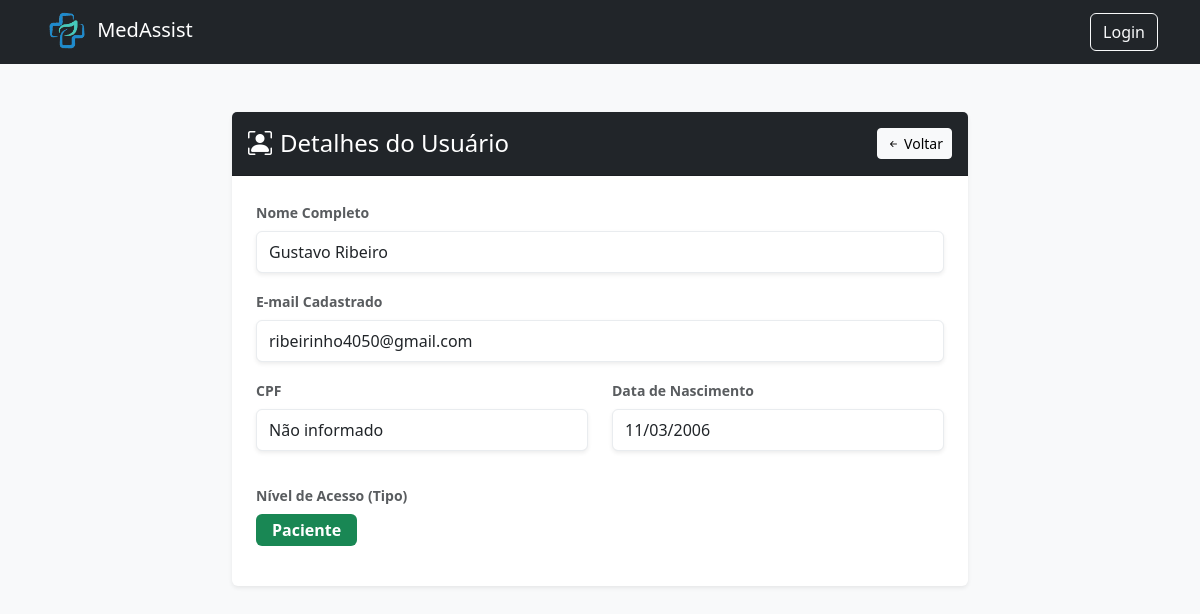
The page /view/usuario-view.php?id=11 on the database as committed earlier.
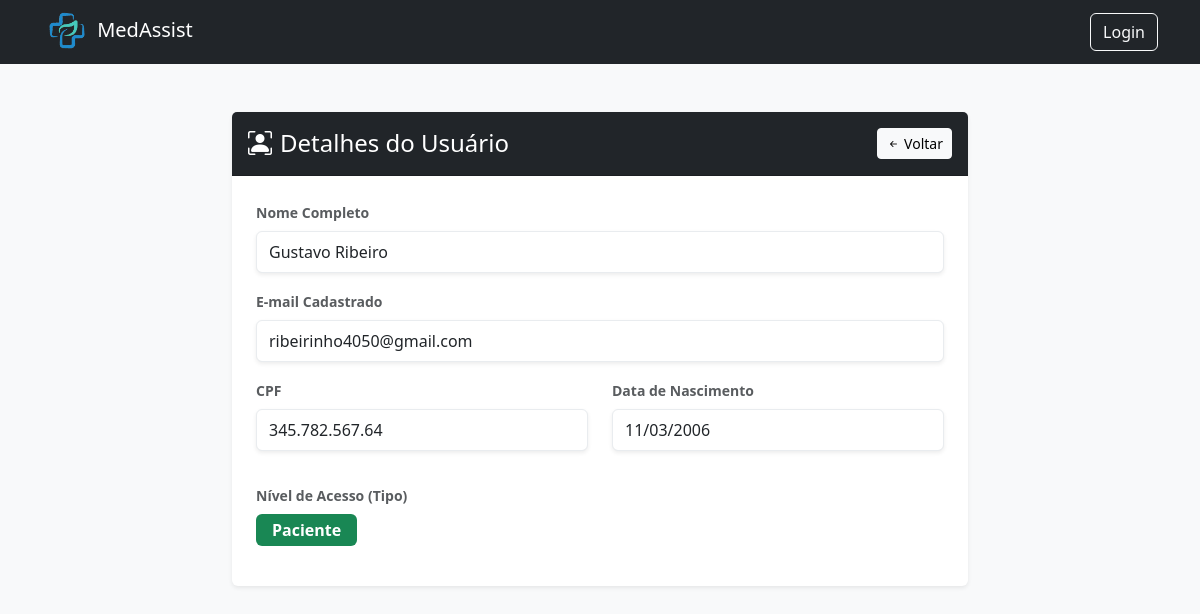
The same page on the database as committed later.
### tables this page shows
CREATE TABLE `usuarios` (
  `id` int(11) NOT NULL AUTO_INCREMENT,
  `cpf` varchar(14) DEFAULT NULL,
  `nome` varchar(100) NOT NULL,
  `email` varchar(100) DEFAULT NULL,
  `data_nascimento` date NOT NULL,
  `senha` varchar(255) DEFAULT NULL,
  `role` enum('admin','medico','enfermeiro','paciente') DEFAULT 'paciente' COMMENT 'Papéis de acesso ao sistema',
  `crm_registro` varchar(50) DEFAULT NULL COMMENT 'Registro CRM do Médico. Deve ser preenchido se o papel role for medico.',
  `coren_registro` varchar(50) DEFAULT NULL COMMENT 'Registro COREN do Enfermeiro/Técnico. Deve ser preenchido se o role for enfermeiro.',
  PRIMARY KEY (`id`),
  UNIQUE KEY `crm_registro` (`crm_registro`),
  UNIQUE KEY `coren_registro` (`coren_registro`),
  UNIQUE KEY `cpf` (`cpf`),
  UNIQUE KEY `cpf_2` (`cpf`),
  UNIQUE KEY `cpf_3` (`cpf`),
  UNIQUE KEY `cpf_4` (`cpf`)
);

### view/usuario-view.php (the view, shortened to what the changed rows need)
<?php
    require '../Model/conexao.php';
?>
<!doctype html>
<html lang="pt-br">
  <head>
    <link href="https://cdn.jsdelivr.net/npm/bootstrap@5.3.3/dist/css/bootstrap.min.css" rel="stylesheet">
    <link rel="stylesheet" href="https://cdn.jsdelivr.net/npm/bootstrap-icons@1.11.3/font/bootstrap-icons.min.css">
  </head>
  <body class="bg-light">
    <div class="container mt-5">
        <div class="row justify-content-center">
            <div class="col-md-8">
                <div class="card shadow-sm border-0">
                    <div class="card-body p-4">
                        <?php
                            if(isset($_GET['id'])){
                                $usuario_id = mysqli_real_escape_string($conexao, $_GET['id']);
                                $sql = "SELECT * FROM usuarios WHERE id = $usuario_id";
                                $query = mysqli_query($conexao, $sql);
                                if(mysqli_num_rows($query) > 0){
                                    $usuario = mysqli_fetch_array($query);
                        ?>
                                    <div class="mb-3">
                                        <label class="form-label fw-bold text-muted small">Nome Completo</label>
                                        <p class="form-control bg-white py-2 shadow-sm border-light-subtle">
                                            <?= htmlspecialchars($usuario['nome']) ?>
                                        </p>
                                    </div>
                                    <div class="mb-3">
                                        <label class="form-label fw-bold text-muted small">E-mail Cadastrado</label>
                                        <p class="form-control bg-white py-2 shadow-sm border-light-subtle">
                                            <?= htmlspecialchars($usuario['email'] ?? 'Não informado') ?>
                                        </p>
                                    </div>
                                    <div class="row">
                                        <div class="col-md-6 mb-3">
                                            <label class="form-label fw-bold text-muted small">CPF</label>
                                            <p class="form-control bg-white py-2 shadow-sm border-light-subtle">
                                                <?= htmlspecialchars($usuario['cpf'] ?? 'Não informado') ?>
                                            </p>
                                        </div>
                                        <div class="col-md-6 mb-3">
                                            <label class="form-label fw-bold text-muted small">Data de Nascimento</label>
                                            <p class="form-control bg-white py-2 shadow-sm border-light-subtle">
                                                <?= ($usuario['data_nascimento'] !== '0000-00-00') ? date('d/m/Y', strtotime($usuario['data_nascimento'])) : 'Não cadastrada' ?>
                                            </p>
                                        </div>
                                    </div>
                                    <div class="mb-3">
                                        <label class="form-label fw-bold text-muted small">Nível de Acesso (Tipo)</label>
                                        <div>
                                            <span class="badge py-2 px-3 fs-6 <?php
                                                if($usuario['role'] == 'admin') echo 'bg-danger';
                                                elseif($usuario['role'] == 'medico') echo 'bg-primary';
                                                elseif($usuario['role'] == 'enfermeiro') echo 'bg-info';
                                                elseif($usuario['role'] == 'paciente') echo 'bg-success';
                                                else echo 'bg-secondary';
                                            ?>">
                                                <?= ucfirst($usuario['role']) ?>
                                            </span>
                                        </div>
                                    </div>
                        <?php
                                } else {
                                    echo "<div class='alert alert-warning text-center my-3'>Usuário não encontrado no banco de dados.</div>";
                                }
                            } else {
                                echo "<div class='alert alert-danger text-center my-3'>ID de usuário inválido ou ausente.</div>";
                            }
                        ?>
                    </div>
                </div>
            </div>
        </div>
    </div>
  </body>
</html>

Rows that differ between the two databases and show on the page:
changed usuarios "Gustavo Ribeiro": cpf "Não informado" → "345.782.567.64"
